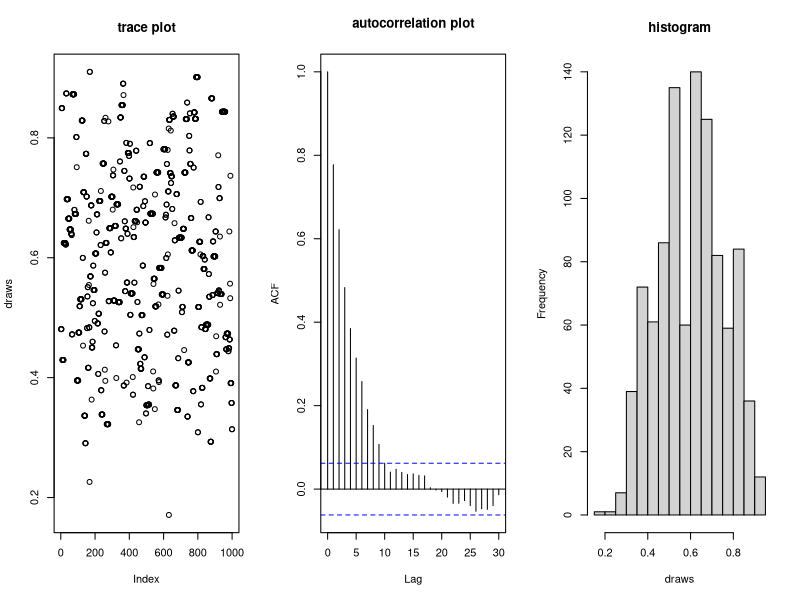
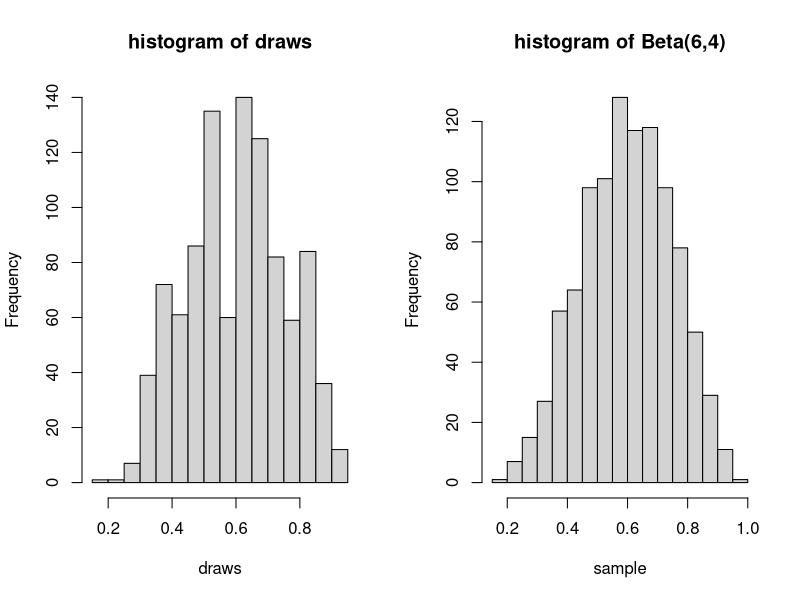
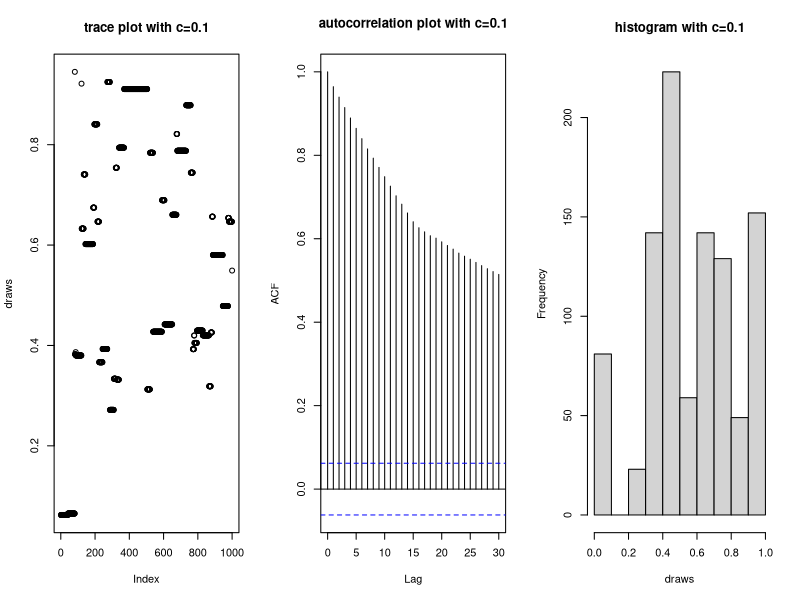
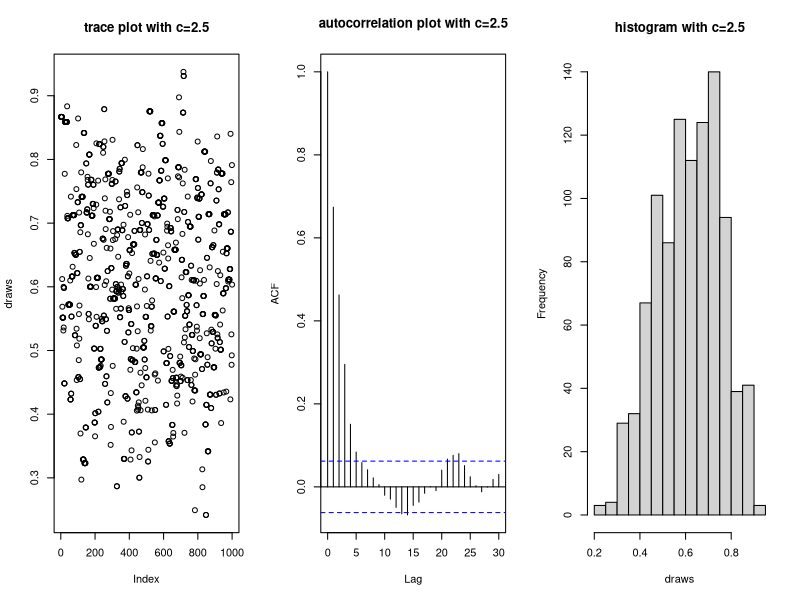
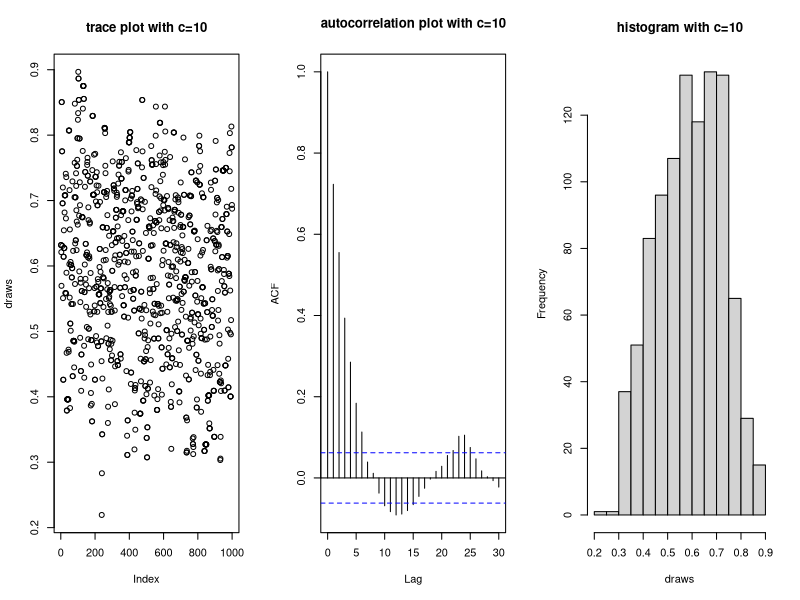

Reproduce these figures in R, in order.
## ---- chunk 1
knitr::opts_chunk$set(echo = TRUE)
## ---- chunk 2
Metropolis_Hastings_sampler <- function(c,chain_length,start_value){
  chain <- numeric(chain_length) # define a vector to store samples
  for (i in 1:chain_length){
    # generate random value from the given form of proposal function  
    proposed <- rbeta(1,c*start_value,c*(1-start_value)) 
    # define the acceptence ratio, by which to accept the new candidate
    accept_ratio <- dbeta(proposed,6,4)*dbeta(start_value,c*proposed,c*(1-proposed))/
      (dbeta(start_value,6,4)*dbeta(proposed,c*start_value,c*(1-start_value)))
    # generate a random variable from uniform distribution to decide whether accept the new candidate or not
    temp <- runif(1,0,1)
    if (temp < accept_ratio){ 
      chain[i] <- proposed
      start_value <- proposed
    }else{
      chain[i] <- start_value
    }
  }
  return(chain)
}

## ---- chunk 3
c <- 1
iterations <- 1000
start <- runif(1)
chain <- Metropolis_Hastings_sampler(c,iterations,start)
## ---- chunk 4
par(mfrow=c(1,3)) 
draws <- chain
plot(draws,main = "trace plot")
acf(draws,main = "autocorrelation plot")
hist(draws, main = "histogram")  
## ---- chunk 5
par(mfrow=c(1,2))
hist(draws, main = "histogram of draws",nclass = 15)
sample <- rbeta(iterations,6,4)
hist(sample, main = "histogram of Beta(6,4)",nclass = 15)
## ---- chunk 6
ks.test(draws,"pbeta",6,4)
## ---- chunk 7
c <- 0.1
start <- runif(1)
draws <- Metropolis_Hastings_sampler(c,iterations,start)
par(mfrow=c(1,3)) 
plot(draws,main = "trace plot with c=0.1")
acf(draws,main = "autocorrelation plot with c=0.1")
hist(draws, main = "histogram with c=0.1")  
print(1-mean(duplicated(draws)))
## ---- chunk 8
c <- 2.5
start <- runif(1)
draws <- Metropolis_Hastings_sampler(c,iterations,start)
par(mfrow=c(1,3)) 
plot(draws,main = "trace plot with c=2.5")
acf(draws,main = "autocorrelation plot with c=2.5")
hist(draws, main = "histogram with c=2.5") 
print(1-mean(duplicated(draws)))
## ---- chunk 9
c <- 10
start <- runif(1)
draws <- Metropolis_Hastings_sampler(c,iterations,start)
par(mfrow=c(1,3)) 
plot(draws,main = "trace plot with c=10")
acf(draws,main = "autocorrelation plot with c=10")
hist(draws, main = "histogram with c=10") 
print(1-mean(duplicated(draws)))
